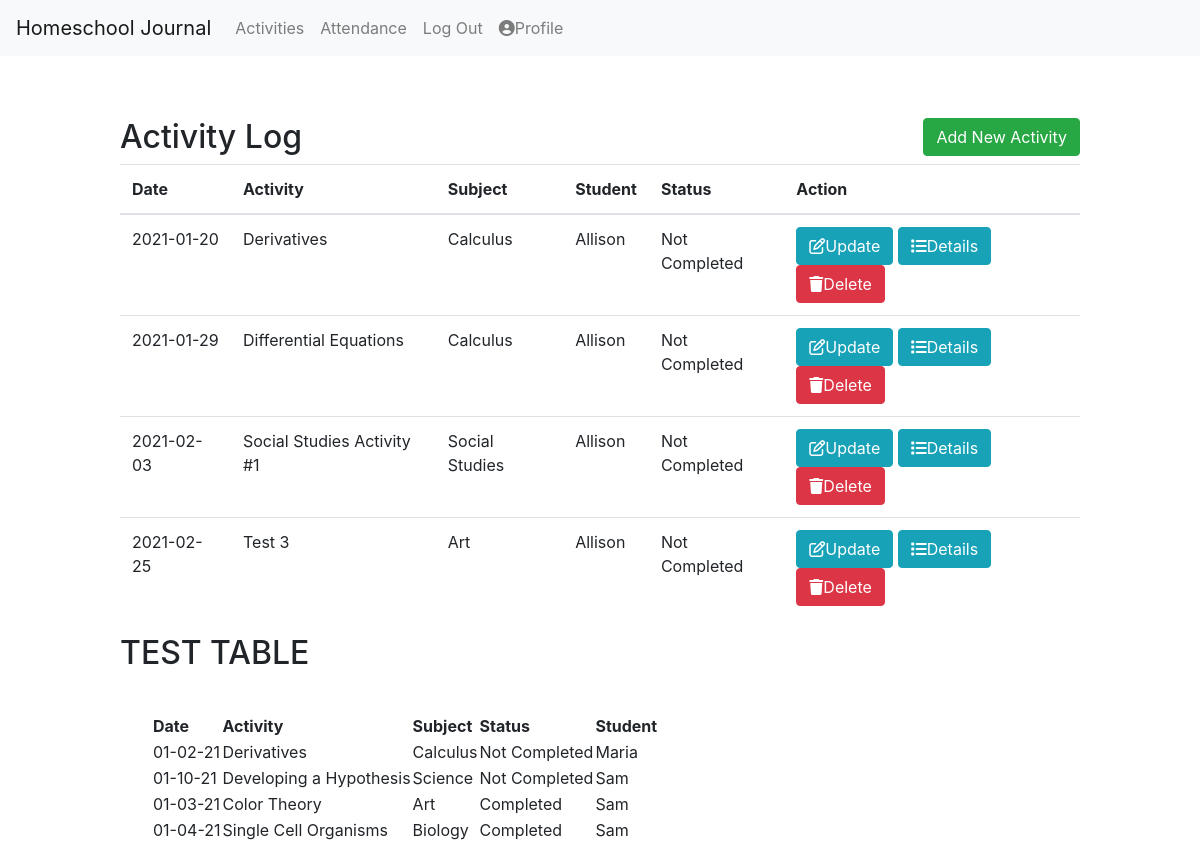
Screenshot of /log (signed in) with the database file from the repository.
### app/models.py (models this page shows, shortened)
class Activity(db.Model):
    id = db.Column(db.Integer, primary_key=True)
    title = db.Column(db.String(150), index=True, nullable=False)
    user_id = db.Column(db.Integer, db.ForeignKey('user.id'), index=True)
    subject_id = db.Column(db.Integer, db.ForeignKey('subject.id'), index=True, nullable=False)
    student_id = db.Column(db.Integer, db.ForeignKey('student.id'), index=True, nullable=False)
    description = db.Column(db.Text, index=True)
    resources = db.Column(db.Text, index=True)
    activity_date = db.Column(db.String(64), index=True, nullable=False)
    notes = db.Column(db.Text, index=True)
    status = db.Column(db.String(64), index=True, nullable=False)

class Subject(db.Model):
    id = db.Column(db.Integer, primary_key=True)
    user_id = db.Column(db.Integer, db.ForeignKey('user.id'), index=True)
    subject_name = db.Column(db.String(64), index=True)
    activities = db.relationship('Activity', backref='subject', lazy='dynamic')
    def __str__(self):
        return self.subject_name

class Student(db.Model):
    id = db.Column(db.Integer, primary_key=True)
    student_name = db.Column(db.String(64), index=True)
    user_id = db.Column(db.Integer, db.ForeignKey('user.id'))
    attendance = db.relationship('Attendance', backref='student', lazy='dynamic')
    activities = db.relationship('Activity', backref='student', lazy='dynamic')
    def __str__(self):
        return self.student_name

### app/routes.py (the view)
@app.route('/log', methods = ('GET', 'POST'))
@login_required
def log():
    activities = current_user.activities.order_by(Activity.activity_date).all()
    return render_template('log.html', activities=activities)

### app/models.py (called while the page is built)
@login.user_loader
def load_user(id):
    return User.query.get(int(id))

### app/templates/log.html (shortened to what this page needs)
{% extends 'base.html' %}
{% block content %}
    <div class="activity-log-header">
        <h2>Activity Log <a href="{{ url_for('add') }}" id="add-btn" class="btn btn-success float-right">Add New Activity</a></h2>
    </div>
    <table class="table table-hover">
        <thead>
            <tr>
                <th>Date</th>
                <th>Activity</th>
                <th>Subject</th>
                <th>Student</th>
                <th>Status</th>
                <th>Action</th>
            </tr>
        </thead>
        <tbody>
            {% for activity in activities %}
            <tr>
                <td>{{ activity.activity_date }}</td>
                <td>{{ activity.title }}</td>
                <td>{{ activity.subject }}</td>
                <td>{{ activity.student }}</td>
                <td>{{ activity.status }}</td>
                <td>
                    <a href="{{ url_for('update', title=activity.title) }}" class="btn btn-info btn-xs"><i class="far fa-edit"></i>Update</a>
                    <a href="{{ url_for('details', title=activity.title) }}" class="btn btn-info btn-xs"><i class="fas fa-list"></i></i>Details</a>
                    <a href="{{ url_for('delete', id=activity.id) }}" class="btn btn-danger btn-xs" onclick="return confirm('Are you sure you want to delete?')"><i class="fas fa-trash"></i>Delete</a>
                </td>
            </tr>
            {% endfor %}
        </tbody>
    </table>
    <h2>TEST TABLE</h2>
    <div class="container">
        <table id="" data-toggle="table" data-filter-control="true">
            <thead>
                <tr>
                    <th data-field="date" data-sortable="true">Date</th>
                    <th data-field="activity" data-filter-control="select" data-sortable="true">Activity</th>
                    <th data-field="subject" data-filter-control="select" data-sortable="true">Subject</th>
                    <th data-field="status" data-filter-control="select" data-sortable="true">Status</th>
                    <th data-field="student" data-filter-control="select" data-sortable="true">Student</th>
                </tr>
            </thead>
            <tbody>
                <tr>
                    <td>01-02-21</td>
                    <td>Derivatives</td>
                    <td>Calculus</td>
                    <td>Not Completed</td>
                    <td>Maria</td>
                </tr>
                <tr>
                    <td>01-10-21</td>
                    <td>Developing a Hypothesis</td>
                    <td>Science</td>
                    <td>Not Completed</td>
                    <td>Sam</td>
                </tr>
                <tr>
                    <td>01-03-21</td>
                    <td>Color Theory</td>
                    <td>Art</td>
                    <td>Completed</td>
                    <td>Sam</td>
                </tr>
                <tr>
                    <td>01-04-21</td>
                    <td>Single Cell Organisms</td>
                    <td>Biology</td>
                    <td>Completed</td>
                    <td>Sam</td>
                </tr>
            </tbody>
        </table>
    </div>
{% endblock %}

### app/templates/base.html (shortened to what this page needs)
<!DOCTYPE html>
<html lang="en">
    <head>
        <link rel="stylesheet" href="https://stackpath.bootstrapcdn.com/bootstrap/4.3.1/css/bootstrap.min.css">
        <link rel="stylesheet" href="{{ url_for('static', filename='style.css') }}">
        <link rel="stylesheet" href="https://unpkg.com/bootstrap-table@1.18.2/dist/bootstrap-table.min.css">
    </head>
    <body>
      <nav class="navbar navbar-expand-lg navbar-light bg-light">
        <a class="navbar-brand" href="{{ url_for('index') }}">Homeschool Journal</a>
        <div class="collapse navbar-collapse" id="navbarNav">
          <ul class="navbar-nav">
            <li class="nav-item">
              <a class="nav-link" href="{{ url_for('log') }}">Activities</a>
            </li>
            <li class="nav-item">
              <a class="nav-link" href="{{ url_for ('attend') }}">Attendance</a>
            </li>
            <li class="nav-item">
              {% if current_user.is_anonymous %}
              <a class="nav-link" href="{{ url_for ('login') }}">Log In</a>
              {% else %}
              <a class="nav-link" href="{{ url_for ('logout') }}">Log Out</a>
              {% endif %}
            </li>
            <li class="nav-item">
              <a class="nav-link" href="{{ url_for ('profile') }}"><i class="fas fa-user-circle"></i>Profile</a>
            </li>
          </ul>
        </div>
      </nav>
      <div class ="container">
          {% block content %} {% endblock %}
      </div>
    </body>
</html>

### app/static/style.css (style rules this page uses)
body { background-color: #fff; }
.activity-log-header { padding-top: 30px; }
.container { width: 1024px; padding: 2em; }

### rows the page displays
Activity: activity_date "2021-01-20", title "Derivatives", subject "Calculus", student "Allison", status "Not Completed"
Activity: activity_date "2021-01-29", title "Differential Equations", subject "Calculus", student "Allison", status "Not Completed"
Activity: activity_date "2021-02-03", title "Social Studies Activity #1", subject "Social Studies", student "Allison", status "Not Completed"
Activity: activity_date "2021-02-25", title "Test 3", subject "Art", student "Allison", status "Not Completed"
